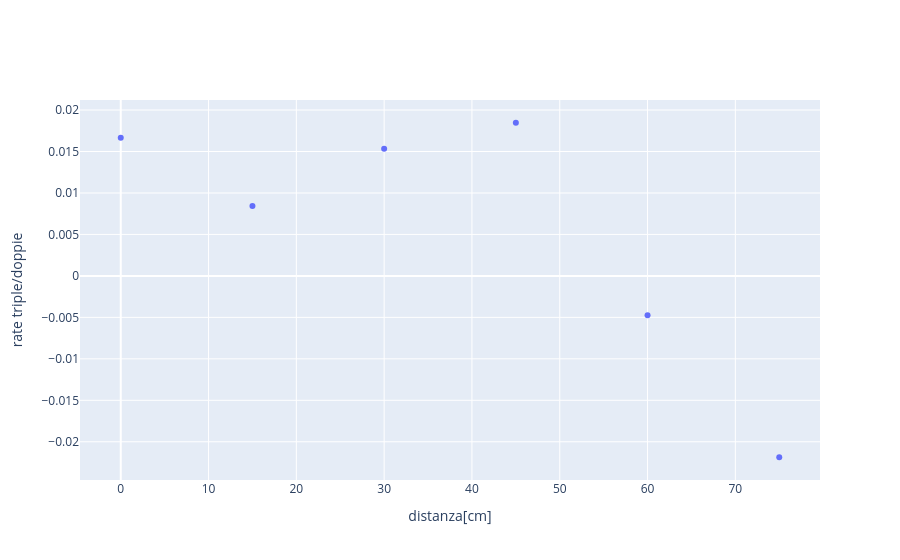

Source (notebook cell):
### Markdown cell above
## diff

### Code cell
fig = go.Figure()

fig.add_trace( go.Scatter( x = sim_P['Mx'] , y = -((df_P[' pgm_triple'])/(df_P[' gm_doppie']) - (sim_P['triple'].to_numpy())/(sim_P['doppie'].to_numpy())) , mode = 'markers' , name = 'P'))

fig.update_xaxes( title_text = 'distanza[cm]')
fig.update_yaxes( title_text = 'rate triple/doppie')
fig.show()

### Figure 1 — Plotly figure (JSON) as saved in the notebook; plotly's stock layout.template omitted (floating-point values rounded to 4 significant figures)
{"data": [{"mode": "markers", "name": "P", "type": "scatter", "x": [0, 15, 30, 45, 60, 75], "y": [0.01666, 0.008443, 0.01533, 0.01847, -0.004735, -0.02187]}], "layout": {"xaxis": {"title": {"text": "distanza[cm]"}}, "yaxis": {"title": {"text": "rate triple/doppie"}}}}
